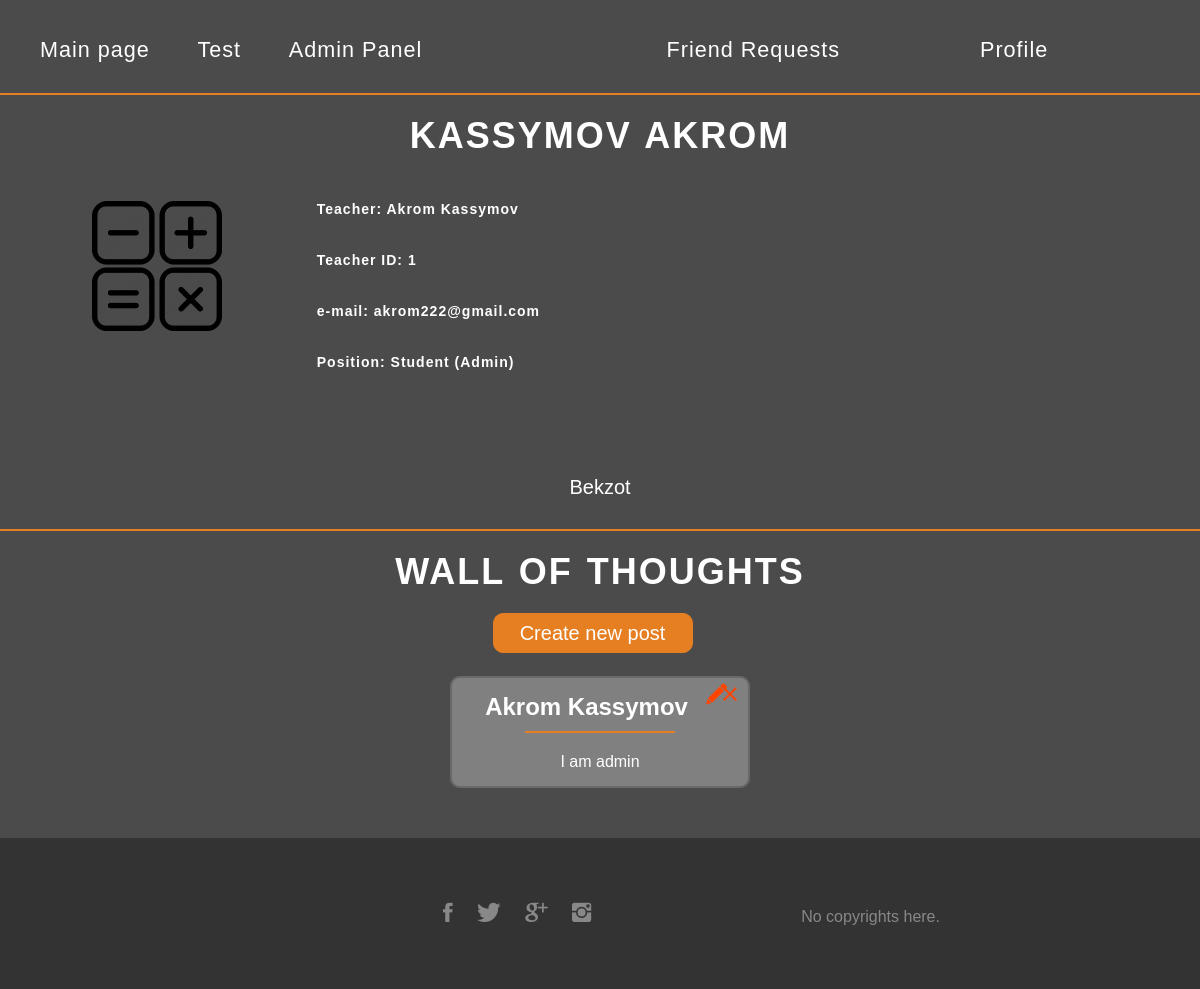
/id1 (signed in), run on the app's committed database.
### models.py (models this page shows, shortened)
class User(UserMixin,db.Model):
    id = db.Column(db.Integer, primary_key=True)
    name = db.Column(db.String(80), nullable=False)
    surname = db.Column(db.String(120))
    email = db.Column(db.String(120), unique=True, nullable=False)
    password = db.Column(db.String(120), nullable=False)
    login = db.Column(db.String(20), unique=True, nullable=False)
    teacherId = db.Column(db.Integer, nullable=True)
    teacher = db.Column(db.Boolean, nullable=False)
    admin = db.Column(db.Boolean, nullable=True)
    q1 = db.Column(db.Boolean, nullable=False)
    q2 = db.Column(db.Boolean, nullable=False)
    q3 = db.Column(db.Boolean, nullable=False)
    q4 = db.Column(db.Boolean, nullable=False)
    q5 = db.Column(db.Boolean, nullable=False)
    q6 = db.Column(db.Boolean, nullable=False)
    q7 = db.Column(db.Boolean, nullable=False)
    q8 = db.Column(db.Boolean, nullable=False)
    q9 = db.Column(db.Boolean, nullable=False)
    q10 = db.Column(db.Boolean, nullable=False)

class Posts (db.Model):
    id = db.Column(db.Integer, primary_key=True)
    title = db.Column(db.String(100))
    body = db.Column(db.String(200))
    author = db.Column(db.String)
    pub_date = db.Column(db.DateTime, nullable=False,
        default=datetime.utcnow)

### views.py (the view)
@app.route('/id<id>')
@login_required
def profile(id):
	profiles = models.User.query.filter_by(id=id).first()
	allData = models.User.query.all()
	posts = models.Posts.query.filter_by(author=id)
	students = models.User.query.all()
	answers = models.Answers.query.all()
	friends = models.Friends.query.all()
	frinedRequests = models.addingFriend.query.filter_by(requestTo=current_user.id)
	return render_template('profile.html', profile=profiles, allData=allData, posts=posts, students=students, answers=answers, frinedRequests=frinedRequests, friends=friends)

### app.py (called while the page is built)
@login_manager.user_loader
def load_user(user_id):
	return User.query.get(int(user_id))

### templates/profile.html (shortened to what this page needs)
{% if profile.login|length > 0 %}
<!DOCTYPE html>
<html>
<head>
	<link rel="stylesheet" type="text/css" href="static/resources/styles/profile.css">
	<link rel="stylesheet" type="text/css" href="static/resources/borrowed/css/normalize.css">
	<link rel="stylesheet" type="text/css" href="static/resources/borrowed/css/grid.css">
	<link rel="stylesheet" type="text/css" href="static/resources/borrowed/css/ionicons.min.css">
</head>
<body>
	<header>
		<nav>
			<div class="row">
				<ul class="main-nav">
					<li><a href="{{url_for('index')}}">Main page</a></li>
					<li><a href="{{url_for('test.start')}}">Test</a></li>
					{%if current_user.admin == True%}<li><a href="{{url_for('admin.index')}}">Admin Panel</a></li>{%endif%}
					<div class="dropdown">
						<li><a href="{{url_for('profile', id=current_user.id)}}" class="dropbtn"> Profile </a></li>
					</div>
					{%if frinedRequests != None%}
					<div class="dropdown">
						<li><a href="{{url_for('profile', id=current_user.id)}}" class="dropbtn"> Friend Requests </a></li>
					</div>
					{%endif%}
				</div>
		</nav>
		</header>
	<section class="user-info">
			<h2 class="user-name">{{profile.surname}} {{profile.name}}</h2>
		<div>
			<div class="col span-1-of-4 box">
				<img src="static/resources/images/2.png" alt="photo" class="uphoto">
			</div>
			<div class="col span-3-of-4 box">
				<h5>
					{%if profile.teacher == False%}
					 <a href="{{url_for('profile', id = profile.teacherId)}}"></a> {%for user in allData%}  {%if user.id == profile.teacherId%}
						Teacher: {{user.name}} {{user.surname}} {%endif%} {%endfor%}
					{%endif%}
				</h5>
				<form action="{{url_for('editTeacherId')}}" method="POST">
				<h5 ><div id='teacherID'>Teacher ID: {{profile.teacherId}}</div>
					<input type="text" name='teacherId' id='teacherId'> <input type="submit" value="edit" id='teacherIdbutton'></form>
				<h5>e-mail: {{profile.email}}</h5>
				<h5>Position:{%if profile.teacher == True%}Teacher{%endif%} {%if profile.teacher == False%}Student {%if current_user.id == 1%}(Admin){%endif%}{%endif%}</h5>
			</div>
		</div>
	</section>
	<input type="submit1" value="">
	<center>
		{%for i in friends%}
			{%for user in students%}
				{%if i.firstUserID == profile.id or i.secondUserID == profile.id %}
					{%if i.firstUserID == user.id and i.firstUserID != profile.id%}
						{{user.name}}
					{%endif%}
				{%endif%}
			{%endfor%}
		{%endfor%}
	</center>
	<section class="post">
		<h2>Wall of Thoughts</h2>
		{%if current_user.id == profile.id%}
		<input id='button' type="submit" name="" value="Create new post" onclick="hideButton()"><br><br>
		{%endif%}
	</section>
	{%for i in posts|sort(attribute='pub_date', reverse=True)%}
			<center>
				<div class="card">
					<div class="card-header">
						<a href="{{url_for('deletePost', postID=i.id)}}"><i class="ion-android-close icon-small"></i></a>
						<a onclick="editBodyPost()"><i class="ion-edit icon-small"></i></a>
						<h4>{{profile.name}} {{profile.surname}}</h4>
					</div>
				<div class="card-body">
					<p><form action="{{url_for('editPosts', postID=i.id)}}" method="POST">
						<div class='postTexts'>{{i.body}}</div>
					</form>
				</p>
					</div>
				</div>
			</center>
	{% endfor %}
	<footer>
		<div class="col span-1-of-2">
			<ul class="social-links">
				<li><a href="#"><i class="ion-social-facebook"></i></a></li>
				<li><a href="#"><i class="ion-social-twitter"></i></a></li>
				<li><a href="#"><i class="ion-social-googleplus"></i></a></li>
				<li><a href="#"><i class="ion-social-instagram"></i></a></li>
			</ul>
		</div>
	<div class="row">
		<p>
			No copyrights here.
		</p>
	</div>
</footer>
</body>
</html>
{%endif%}

### static/resources/styles/profile.css (style rules this page uses)
* { margin: 0; padding: 0; box-sizing: border-box; }
html { background-color: #4b4b4b; color: #fff; font-family: 'Nunito', 'Arial', sans-serif; font-size: 20px; font-weight: 300; text-rendering: optimizeLegibility; }
.box { padding: 1%; }
body { background-size: cover; height: 100vh; background-position: center; background-attachment: fixed; }
h1, h2, h3 { font-weight: 280px; text-transform: uppercase; }
h2 { margin-top: 20px; font-size: 180%; word-spacing: 2px; margin-bottom: 20px; letter-spacing: 2px; }
h5 { font-size: 70%; margin-bottom: 35px; text-align: left; letter-spacing: 1px; }
a { text-decoration: none; color: #fff; }
.main-nav { font-size: 120%; letter-spacing: 1px; background-size: cover; float: center; list-style: none; margin-top: 35px; }
.main-nav li { display: inline-block; margin-left: 40px; }
.main-nav li a:link, .main-nav li a:visited { padding: 8px 0; color: #fff; text-decoration: none; font-size: 90%; border-bottom: 2px solid transparent; transition: border-bottom 0.2s; }
section:before { display: block; height: 2px; background-color:#e67e22; content: " "; width: auto; margin: 0 auto; margin-top: 30px; }
.user-info { margin-bottom: 100px; }
.user-name { text-align: center; }
.dropbtn { color: #fff; padding: 16px; border: none; }
.dropdown { float: right; margin-right: 100px; color: #fff; min-width: 160px; text-decoration: none; }
input[type=submit1] { margin-top: 20px; display: inline-block; padding: 1px 1px; font-weight: 300%; text-decoration: none; border-radius: 10px; transition: background-color 0.2s, border 0.2s, color 0.2s; background-color: #4b4b4b; border: 1px solid #4b4b4b; color: #4b4b4b ; margin-right: 15px; }
#button { display: inline-block; padding: 1px 1px; font-weight: 300%; text-decoration: none; border-radius: 10px; transition: background-color 0.2s, border 0.2s, color 0.2s; background-color: #e67e22; border: 1px solid #e67e22; color: #fff ; margin-right: 15px; height: 40px; width: 200px; }
p { color:#333; }
.uphoto { height: 130px; width: auto; margin-left: 80px; margin-bottom: 20px; }
.post { text-align: center; }
.card { background-color: #808080; width: 25%; padding: 15px; border-radius: 10px; border: 2px solid #696969; margin-bottom: 20px; }
.card-header { font-size: 120%; padding: 0; margin-bottom: 0; }
.card-header::after { display: block; height: 2px; background-color:#e67e22; content: " "; width: 150px; margin: 0 auto; margin: 10px 0 20px 0; }
.card-body { font-size: 80%; }
.icon-small { float: right; padding: 0; display: block; color: #FF4500; margin-top: -12px; margin-right: -4px; }
footer { margin-top: 50px; background-color: #333; padding: 50px; font-size: 80%; }
.social-links { list-style: none; float: right; }
.footer-nav li, .social-links li { display: inline-block; margin-right: 20px; }
.footer-nav li:last-child, .social-links li:last-child { margin-right: 0; }
.footer-nav li a:link, .footer-nav li a:visited, .social-links li a:link, .social-links li a:visited { text-decoration: none; border: 0; color: #888; -webkit-transition: color 0.2s; transition: color 0.2s; }
.social-links li a:link, .social-links li a:visited { font-size: 160%; }
.ion-social-facebook, .ion-social-twitter, .ion-social-googleplus, .ion-social-instagram { -webkit-transition: color 0.2s; transition: color 0.2s; }
footer p { color: #888; text-align: center; margin-top: 20px; }

### static/resources/borrowed/css/grid.css (style rules this page uses)
.row { zoom: 1; }
.row:before, .row:after { content:""; display:table; }
.row:after { clear:both; }
.col { display: block; float:left; margin: 1% 0 1% 1.6%; }
.col:first-child { margin-left: 0; }
.span-1-of-2 { width: 49.2%; }
.span-3-of-4 { width: 74.6%; }
.span-1-of-4 { width: 23.8%; }

### data on the page
User: surname "KASSYMOV", name "AKROM", name "Akrom", surname "Kassymov", teacherId "1", email "akrom222@gmail.com"
User: name "Bekzot"
Posts: body "I am admin"
